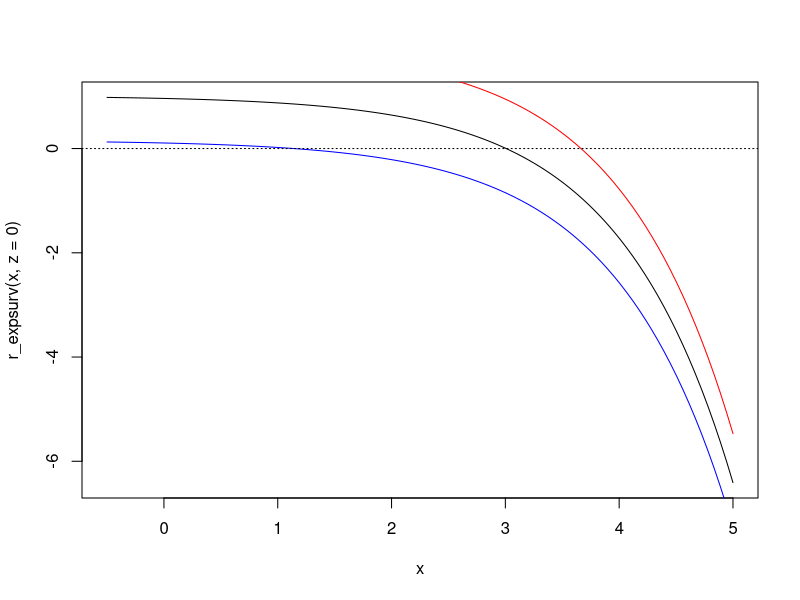

Source code (R):
##########################################################
# Royama plots for different forms of density-dependence #
##########################################################

r_expsurv <- function(X,z,Smax=0.25,d=0.05,B=10){
  log(Smax) - d*exp(X) + log(1+B*exp(z))
}
  # Barraquand & Yoccoz 2013, equation (6)
  # S decreases exponentially with population size (rate d)
  # B increases exponentially [my choice] with climate
  # z and X effects are separable

curve(r_expsurv(x,z=0),xlim=c(-0.5,5))
curve(r_expsurv(x,z=-1),add=T,col="blue")
curve(r_expsurv(x,z=1),add=T,col="red")
abline(h=0,lty=3)
